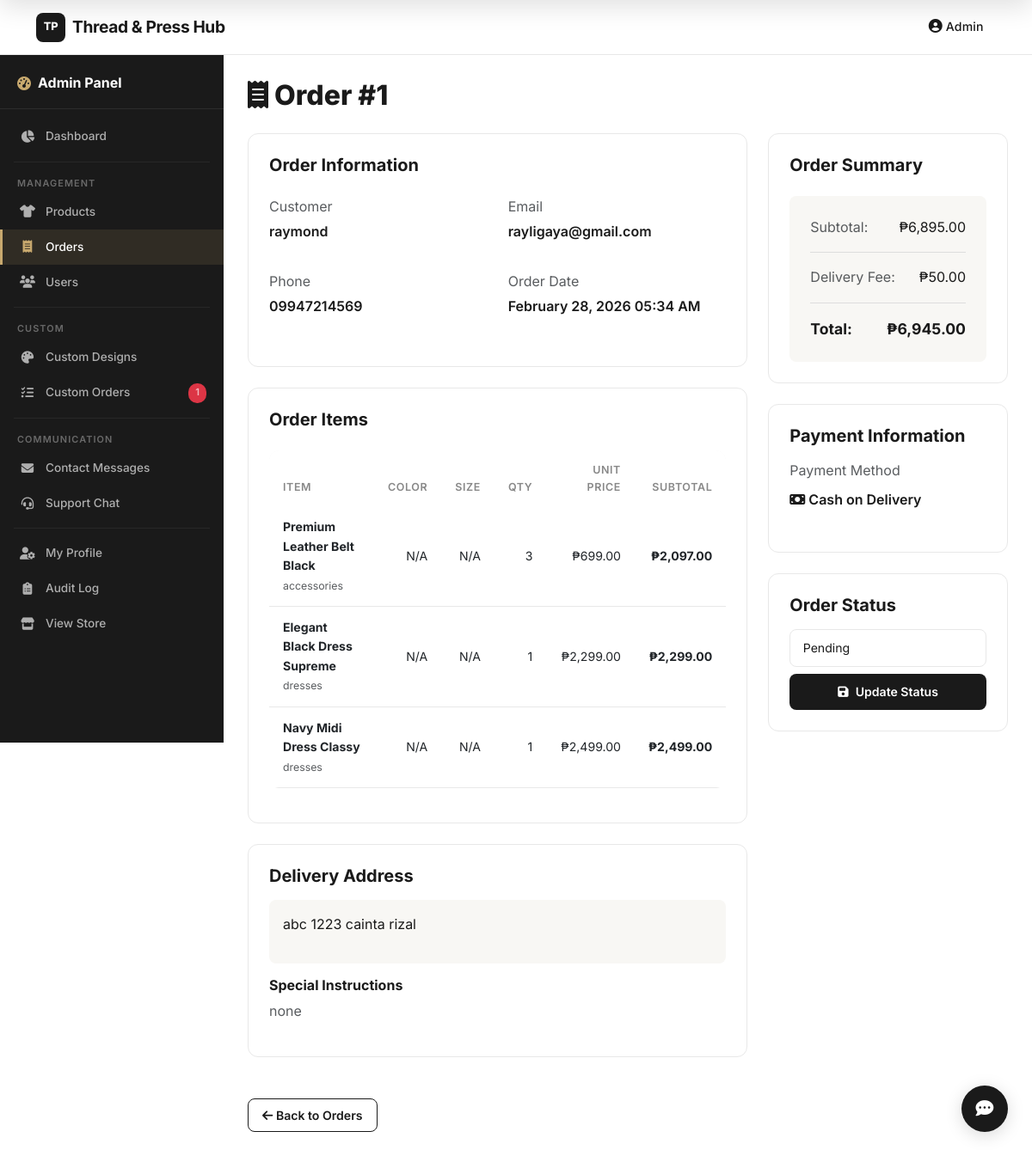
/admin/order_details.php?id=1 (signed in), run on the app's committed database.
### tables this page shows
CREATE TABLE `orders` (
  `id` int(11) NOT NULL,
  `user_id` int(11) NOT NULL,
  `subtotal` decimal(10,2) NOT NULL,
  `discount_amount` decimal(10,2) DEFAULT 0.00,
  `discount_type` enum('regular','pwd','senior') DEFAULT 'regular',
  `delivery_fee` decimal(10,2) DEFAULT 50.00,
  `total` decimal(10,2) NOT NULL,
  `payment_method` enum('gcash','cod','maya') NOT NULL,
  `payment_reference` varchar(100) DEFAULT NULL,
  `delivery_address` text NOT NULL,
  `notes` text DEFAULT NULL,
  `status` enum('pending','confirmed','preparing','out_for_delivery','completed','cancelled') DEFAULT 'pending',
  `created_at` timestamp NOT NULL DEFAULT current_timestamp(),
  `updated_at` timestamp NOT NULL DEFAULT current_timestamp() ON UPDATE current_timestamp()
);

CREATE TABLE `users` (
  `id` int(11) NOT NULL,
  `fullname` varchar(100) NOT NULL,
  `email` varchar(100) NOT NULL,
  `phone` varchar(20) DEFAULT NULL,
  `password` varchar(255) NOT NULL,
  `user_type` enum('regular','pwd','senior','admin') DEFAULT 'regular',
  `pwd_id` varchar(50) DEFAULT NULL,
  `senior_id` varchar(50) DEFAULT NULL,
  `street_address` varchar(255) DEFAULT NULL,
  `barangay` varchar(100) DEFAULT NULL,
  `city` varchar(100) DEFAULT NULL,
  `province` varchar(100) DEFAULT NULL,
  `zipcode` varchar(20) DEFAULT NULL,
  `created_at` timestamp NOT NULL DEFAULT current_timestamp(),
  `updated_at` timestamp NOT NULL DEFAULT current_timestamp() ON UPDATE current_timestamp()
);

CREATE TABLE `order_items` (
  `id` int(11) NOT NULL,
  `order_id` int(11) NOT NULL,
  `product_id` int(11) NOT NULL,
  `quantity` int(11) NOT NULL,
  `unit_price` decimal(10,2) NOT NULL,
  `subtotal` decimal(10,2) NOT NULL,
  `color` varchar(50) DEFAULT NULL,
  `size` varchar(10) DEFAULT NULL,
  `custom_design_id` int(11) DEFAULT NULL
);

CREATE TABLE `products` (
  `id` int(11) NOT NULL,
  `name` varchar(100) NOT NULL,
  `description` text DEFAULT NULL,
  `price` decimal(10,2) NOT NULL,
  `category` varchar(50) NOT NULL,
  `gender` enum('mens','womens','kids') DEFAULT 'mens',
  `available_colors` varchar(255) DEFAULT 'Black,White,Navy',
  `available_sizes` varchar(255) DEFAULT 'XS,S,M,L,XL,XXL',
  `image` varchar(255) DEFAULT NULL,
  `status` enum('active','inactive') DEFAULT 'active',
  `created_at` timestamp NOT NULL DEFAULT current_timestamp(),
  `updated_at` timestamp NOT NULL DEFAULT current_timestamp() ON UPDATE current_timestamp()
);

### admin/order_details.php (the view, shortened to what this page needs)
<?php
require '../includes/config.php';
$order_id = isset($_GET['id']) ? intval($_GET['id']) : 0;
$stmt = $conn->prepare("SELECT o.*, u.fullname, u.email, u.phone FROM orders o JOIN users u ON o.user_id = u.id WHERE o.id = ?");
$stmt->bind_param("i", $order_id);
$stmt->execute();
$order_result = $stmt->get_result();
$order = $order_result->fetch_assoc();
$items_stmt = $conn->prepare("SELECT oi.*, p.name, p.category FROM order_items oi JOIN products p ON oi.product_id = p.id WHERE oi.order_id = ?");
$items_stmt->bind_param("i", $order_id);
$items_stmt->execute();
$items_result = $items_stmt->get_result();
?>
<?php include '../includes/header/header.php'; ?>
<?php include '../includes/admin-sidebar.php'; ?>
<div class="admin-container">
    <div class="mb-4">
        <h1 class="text-coffee-dark mb-2" style="font-size: 2rem; font-weight: 800;">
            <i class="fas fa-receipt"></i> Order #<?php echo htmlspecialchars($order['id']); ?>
        </h1>
    </div>
    <div class="row">
        <div class="col-md-8">
            <div class="admin-card mb-4">
                <h5 class="text-coffee-dark mb-4" style="font-weight: 700;">Order Information</h5>
                <div class="row mb-3">
                    <div class="col-md-6">
                        <p class="text-muted mb-1">Customer</p>
                        <p style="color: var(--coffee-dark); font-weight: 600;"><?php echo htmlspecialchars($order['fullname']); ?></p>
                    </div>
                    <div class="col-md-6">
                        <p class="text-muted mb-1">Email</p>
                        <p style="color: var(--coffee-dark); font-weight: 600;"><?php echo htmlspecialchars($order['email']); ?></p>
                    </div>
                </div>
                <div class="row mb-3">
                    <div class="col-md-6">
                        <p class="text-muted mb-1">Phone</p>
                        <p style="color: var(--coffee-dark); font-weight: 600;"><?php echo htmlspecialchars($order['phone'] ?? 'N/A'); ?></p>
                    </div>
                    <div class="col-md-6">
                        <p class="text-muted mb-1">Order Date</p>
                        <p style="color: var(--coffee-dark); font-weight: 600;"><?php echo date('F d, Y H:i A', strtotime($order['created_at'])); ?></p>
                    </div>
                </div>
            </div>
            <div class="admin-card mb-4">
                <h5 class="text-coffee-dark mb-4" style="font-weight: 700;">Order Items</h5>
                <div class="table-responsive">
                    <table class="table">
                        <thead>
                            <tr>
                                <th>Item</th>
                                <th style="text-align: right;">Color</th>
                                <th style="text-align: right;">Size</th>
                                <th style="text-align: right;">Qty</th>
                                <th style="text-align: right;">Unit Price</th>
                                <th style="text-align: right;">Subtotal</th>
                            </tr>
                        </thead>
                        <tbody>
                            <?php while ($item = $items_result->fetch_assoc()): ?>
                            <tr>
                                <td>
                                    <strong><?php echo htmlspecialchars($item['name']); ?></strong><br>
                                    <small class="text-muted"><?php echo htmlspecialchars($item['category']); ?></small>
                                </td>
                                <td style="text-align: right;"><?php echo htmlspecialchars($item['color'] ?? 'N/A'); ?></td>
                                <td style="text-align: right;"><?php echo htmlspecialchars($item['size'] ?? 'N/A'); ?></td>
                                <td style="text-align: right;"><?php echo $item['quantity']; ?></td>
                                <td style="text-align: right;">₱<?php echo number_format($item['unit_price'], 2); ?></td>
                                <td style="text-align: right; font-weight: 700;">₱<?php echo number_format($item['subtotal'], 2); ?></td>
                            </tr>
                            <?php endwhile; ?>
                        </tbody>
                    </table>
                </div>
            </div>
            <div class="admin-card mb-4">
                <h5 class="text-coffee-dark mb-3" style="font-weight: 700;">Delivery Address</h5>
                <div style="background-color: #f8f7f4; padding: 1rem; border-radius: 8px;">
                    <p><?php echo htmlspecialchars($order['delivery_address']); ?></p>
                </div>
                <?php if ($order['notes']): ?>
                <div class="mt-3">
                    <h6 class="text-coffee-dark mb-2" style="font-weight: 700;">Special Instructions</h6>
                    <p class="text-muted"><?php echo htmlspecialchars($order['notes']); ?></p>
                </div>
                <?php endif; ?>
            </div>
        </div>
        <div class="col-md-4">
            <div class="admin-card mb-4">
                <h5 class="text-coffee-dark mb-4" style="font-weight: 700;">Order Summary</h5>
                <div style="background-color: #f8f7f4; padding: 1.5rem; border-radius: 8px;">
                    <div style="display: flex; justify-content: space-between; margin-bottom: 1rem; padding-bottom: 1rem; border-bottom: 1px solid #ddd;">
                        <span class="text-muted">Subtotal:</span>
                        <span>₱<?php echo number_format($order['subtotal'], 2); ?></span>
                    </div>
                    <div style="display: flex; justify-content: space-between; margin-bottom: 1rem; padding-bottom: 1rem; border-bottom: 1px solid #ddd;">
                        <span class="text-muted">Delivery Fee:</span>
                        <span>₱<?php echo number_format($order['delivery_fee'], 2); ?></span>
                    </div>
                    <div style="display: flex; justify-content: space-between; font-weight: 700; font-size: 1.1rem; color: var(--coffee-dark);">
                        <span>Total:</span>
                        <span>₱<?php echo number_format($order['total'], 2); ?></span>
                    </div>
                </div>
            </div>
            <div class="admin-card mb-4">
                <h5 class="text-coffee-dark mb-3" style="font-weight: 700;">Payment Information</h5>
                <p class="text-muted mb-2">Payment Method</p>
                <p style="color: var(--coffee-dark); font-weight: 600; margin-bottom: 1.5rem;">
                    <i class="fas fa-<?php echo $order['payment_method'] === 'cod' ? 'money-bill' : 'mobile-alt'; ?>"></i>
                    <?php
                        $payLabels = ['gcash' => 'GCash Payment', 'maya' => 'Maya Payment', 'cod' => 'Cash on Delivery'];
                        echo $payLabels[$order['payment_method']] ?? ucfirst($order['payment_method']);
                    ?>
                </p>
            </div>
            <div class="admin-card">
                <h5 class="text-coffee-dark mb-3" style="font-weight: 700;">Order Status</h5>
                <form method="POST" action="orders.php">
                    <select name="status" class="form-control mb-2">
                        <option value="pending" <?php echo $order['status'] === 'pending' ? 'selected' : ''; ?>>Pending</option>
                    </select>
                    <button type="submit" class="btn btn-primary w-100">
                        <i class="fas fa-save"></i> Update Status
                    </button>
                </form>
            </div>
        </div>
    </div>
    <div class="mt-4">
        <a href="orders.php" class="btn btn-outline-primary">
            <i class="fas fa-arrow-left"></i> Back to Orders
        </a>
    </div>
</div>
    </div>
</div>
<?php include '../includes/footer/footer.php'; ?>

### css/style.css (style rules this page uses)
* { margin: 0; padding: 0; box-sizing: border-box; }
html, body { margin: 0 !important; padding: 0 !important; }
:root { --primary: #1a1a1a; --primary-light: #333333; --secondary: #666666; --accent: #c8a96e; --accent-hover: #b89555; --text-dark: #1a1a1a; --text-medium: #555555; --text-light: #888888; --bg-white: #ffffff; --bg-light: #f8f8f8; --bg-gray: #f2f2f2; --border-light: #e8e8e8; --border-medium: #d0d0d0; --success: #22c55e; --danger: #ef4444; --warning: #f59e0b; --info: #3b82f6; --shadow-sm: 0 1px 3px rgba(0,0,0,0.06); --shadow-md: 0 4px 12px rgba(0,0,0,0.08); --shadow-lg: 0 8px 30px rgba(0,0,0,0.12); --radius-sm: 8px; --radius-md: 12px; --radius-lg: 16px; --radius-xl: 24px; --transition: all 0.25s ease; --coffee-dark: #1a1a1a; --coffee-brown: #333333; --coffee-light: #666666; --coffee-cream: #f2f2f2; --accent-green: #1a1a1a; }
body { font-family: 'Inter', -apple-system, BlinkMacSystemFont, 'Segoe UI', Roboto, sans-serif; color: var(--text-dark); background-color: var(--bg-white); line-height: 1.6; -webkit-font-smoothing: antialiased; -moz-osx-font-smoothing: grayscale; padding-top: 0 !important; }
.form-control { border: 1.5px solid var(--border-light); border-radius: var(--radius-sm); padding: 0.65rem 0.9rem; font-size: 0.88rem; transition: var(--transition); background: var(--bg-white); color: var(--text-dark); }
.btn-primary { background-color: var(--primary) !important; border: none !important; padding: 0.65rem 1.75rem !important; font-weight: 600 !important; border-radius: var(--radius-sm) !important; transition: var(--transition) !important; width: 100%; font-size: 0.88rem; display: inline-flex; align-items: center; justify-content: center; gap: 0.5rem; color: white !important; }
.admin-container { padding: 1.75rem; }
.admin-card { background: white; border-radius: var(--radius-md); padding: 1.5rem; border: 1px solid var(--border-light); margin-bottom: 1.25rem; }
.table { background: white; border-radius: var(--radius-md); overflow: hidden; }
.table thead { background-color: var(--bg-light); color: var(--text-dark); }
.table thead th { border: none; font-weight: 600; padding: 0.8rem 1rem; font-size: 0.78rem; text-transform: uppercase; letter-spacing: 0.05em; color: var(--text-light); }
.table tbody td { padding: 0.8rem 1rem; border-color: var(--border-light); vertical-align: middle; font-size: 0.88rem; }
.btn { border-radius: var(--radius-sm); padding: 0.5rem 1rem; font-weight: 600; transition: var(--transition); border: none; font-size: 0.88rem; }
.btn-outline-primary { border: 1.5px solid var(--primary) !important; color: var(--primary) !important; background: transparent !important; }
.text-coffee-dark { color: var(--text-dark); }

### data on the page
orders: id "1", user.fullname "raymond", user.email "rayligaya@gmail.com", user.phone "09947214569", created_at "February 28, 2026 05:34 AM", delivery_address "abc 1223 cainta rizal", notes "none", subtotal "6,895.00", delivery_fee "50.00", total "6,945.00", payment_method "Cash on Delivery", status "Pending"
order_items: product.name "Premium Leather Belt Black", product.category "accessories", color "N/A", size "N/A", quantity "3", unit_price "699.00", subtotal "2,097.00"
order_items: product.name "Elegant Black Dress Supreme", product.category "dresses", color "N/A", size "N/A", quantity "1", unit_price "2,299.00", subtotal "2,299.00"
order_items: product.name "Navy Midi Dress Classy", product.category "dresses", color "N/A", size "N/A", quantity "1", unit_price "2,499.00", subtotal "2,499.00"

### other printed values
$_SESSION['user_name'] "Admin"
$pending_custom_orders "1"
